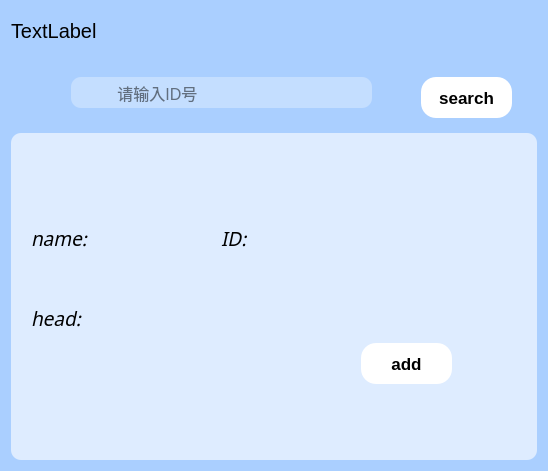
<?xml version="1.0" encoding="UTF-8"?>
<ui version="4.0">
 <class>FindFriendWnd</class>
 <widget class="QDialog" name="FindFriendWnd">
  <property name="geometry">
   <rect>
    <x>0</x>
    <y>0</y>
    <width>548</width>
    <height>471</height>
   </rect>
  </property>
  <property name="windowTitle">
   <string>Dialog</string>
  </property>
  <property name="styleSheet">
   <string notr="true">background-color: rgb(170, 207, 255);
</string>
  </property>
  <layout class="QGridLayout" name="gridLayout">
   <item row="1" column="0">
    <widget class="QWidget" name="widget" native="true">
     <property name="maximumSize">
      <size>
       <width>16777215</width>
       <height>70</height>
      </size>
     </property>
     <widget class="QLineEdit" name="lineEdit">
      <property name="geometry">
       <rect>
        <x>60</x>
        <y>20</y>
        <width>301</width>
        <height>31</height>
       </rect>
      </property>
      <property name="font">
       <font>
        <pointsize>12</pointsize>
       </font>
      </property>
      <property name="styleSheet">
       <string notr="true">border-radius:10px;
background-color: rgba(255, 255, 255, 78);</string>
      </property>
      <property name="placeholderText">
       <string>          请输入ID号</string>
      </property>
     </widget>
     <widget class="QPushButton" name="searchBut">
      <property name="geometry">
       <rect>
        <x>410</x>
        <y>20</y>
        <width>91</width>
        <height>41</height>
       </rect>
      </property>
      <property name="font">
       <font>
        <pointsize>13</pointsize>
        <bold>true</bold>
       </font>
      </property>
      <property name="styleSheet">
       <string notr="true">background-color: rgb(255, 255, 255);
border-radius:15px;</string>
      </property>
      <property name="text">
       <string>search</string>
      </property>
     </widget>
     <widget class="QWidget" name="widget_2" native="true">
      <property name="geometry">
       <rect>
        <x>60</x>
        <y>20</y>
        <width>16</width>
        <height>31</height>
       </rect>
      </property>
      <property name="styleSheet">
       <string notr="true">image: url(:/res/pic/搜索.png);
background-color: rgba(255, 255, 255, 0);</string>
      </property>
     </widget>
    </widget>
   </item>
   <item row="2" column="0">
    <widget class="QWidget" name="resultBut" native="true">
     <property name="styleSheet">
      <string notr="true">background-color: rgba(255, 255, 255, 155);
border-radius:10px;</string>
     </property>
     <widget class="QLabel" name="resultLabel">
      <property name="geometry">
       <rect>
        <x>10</x>
        <y>0</y>
        <width>401</width>
        <height>41</height>
       </rect>
      </property>
      <property name="font">
       <font>
        <family>URW Bookman</family>
        <pointsize>20</pointsize>
        <italic>true</italic>
        <bold>false</bold>
       </font>
      </property>
      <property name="styleSheet">
       <string notr="true">background-color: rgba(255, 255, 255, 0);</string>
      </property>
      <property name="text">
       <string/>
      </property>
     </widget>
     <widget class="QLabel" name="nameLabel">
      <property name="geometry">
       <rect>
        <x>20</x>
        <y>90</y>
        <width>111</width>
        <height>31</height>
       </rect>
      </property>
      <property name="font">
       <font>
        <family>Noto Sans Adlam</family>
        <pointsize>14</pointsize>
        <italic>true</italic>
        <bold>false</bold>
       </font>
      </property>
      <property name="styleSheet">
       <string notr="true">background-color: rgba(255, 255, 255, 0);</string>
      </property>
      <property name="text">
       <string>name:</string>
      </property>
     </widget>
     <widget class="QLabel" name="idLabel">
      <property name="geometry">
       <rect>
        <x>210</x>
        <y>90</y>
        <width>111</width>
        <height>31</height>
       </rect>
      </property>
      <property name="font">
       <font>
        <family>Noto Sans Adlam</family>
        <pointsize>14</pointsize>
        <italic>true</italic>
        <bold>false</bold>
       </font>
      </property>
      <property name="styleSheet">
       <string notr="true">background-color: rgba(255, 255, 255, 0);</string>
      </property>
      <property name="text">
       <string>ID:</string>
      </property>
     </widget>
     <widget class="QLabel" name="headLabel">
      <property name="geometry">
       <rect>
        <x>20</x>
        <y>170</y>
        <width>71</width>
        <height>31</height>
       </rect>
      </property>
      <property name="font">
       <font>
        <family>Noto Sans Adlam</family>
        <pointsize>14</pointsize>
        <italic>true</italic>
        <bold>false</bold>
       </font>
      </property>
      <property name="styleSheet">
       <string notr="true">background-color: rgba(255, 255, 255, 0);</string>
      </property>
      <property name="text">
       <string>head:</string>
      </property>
     </widget>
     <widget class="QPushButton" name="addBtn">
      <property name="geometry">
       <rect>
        <x>350</x>
        <y>210</y>
        <width>91</width>
        <height>41</height>
       </rect>
      </property>
      <property name="font">
       <font>
        <pointsize>13</pointsize>
        <bold>true</bold>
       </font>
      </property>
      <property name="styleSheet">
       <string notr="true">background-color: rgb(255, 255, 255);
border-radius:15px;</string>
      </property>
      <property name="text">
       <string>add</string>
      </property>
     </widget>
    </widget>
   </item>
   <item row="0" column="0">
    <widget class="QLabel" name="label">
     <property name="maximumSize">
      <size>
       <width>16777215</width>
       <height>40</height>
      </size>
     </property>
     <property name="font">
      <font>
       <pointsize>15</pointsize>
      </font>
     </property>
     <property name="text">
      <string>TextLabel</string>
     </property>
    </widget>
   </item>
  </layout>
 </widget>
 <resources/>
 <connections/>
</ui>
